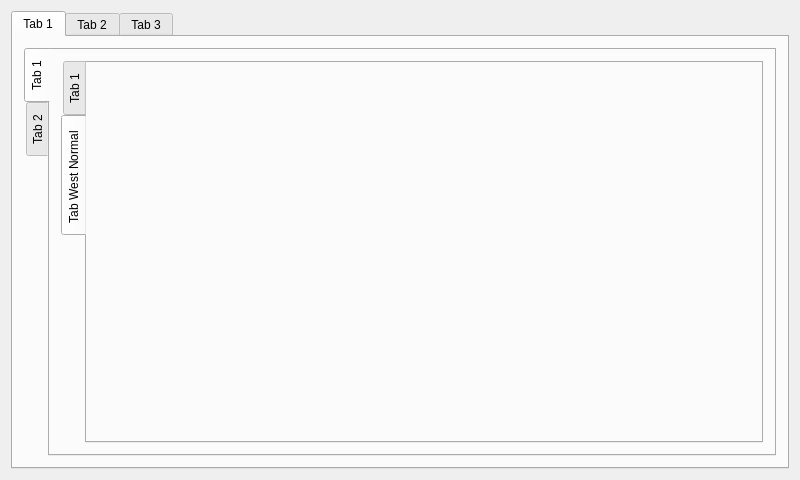
<?xml version="1.0" encoding="UTF-8"?>
<ui version="4.0">
 <class>MainWindow</class>
 <widget class="QMainWindow" name="MainWindow">
  <property name="geometry">
   <rect>
    <x>0</x>
    <y>0</y>
    <width>800</width>
    <height>480</height>
   </rect>
  </property>
  <property name="windowTitle">
   <string>MainWindow</string>
  </property>
  <widget class="QWidget" name="centralWidget">
   <layout class="QHBoxLayout" name="horizontalLayout">
    <item>
     <widget class="QTabWidget" name="tabWidget">
      <property name="currentIndex">
       <number>0</number>
      </property>
      <widget class="QWidget" name="tab">
       <attribute name="title">
        <string>Tab 1</string>
       </attribute>
       <layout class="QHBoxLayout" name="horizontalLayout_2">
        <item>
         <widget class="QQtTabWidget" name="tabWidget_2">
          <property name="tabPosition">
           <enum>QTabWidget::West</enum>
          </property>
          <property name="currentIndex">
           <number>0</number>
          </property>
          <widget class="QWidget" name="tab_3">
           <attribute name="title">
            <string>Tab 1</string>
           </attribute>
           <layout class="QHBoxLayout" name="horizontalLayout_4">
            <item>
             <widget class="QTabWidget" name="tabWidget_3">
              <property name="tabPosition">
               <enum>QTabWidget::West</enum>
              </property>
              <property name="currentIndex">
               <number>1</number>
              </property>
              <widget class="QWidget" name="tab_12">
               <attribute name="title">
                <string>Tab 1</string>
               </attribute>
              </widget>
              <widget class="QWidget" name="tab_13">
               <attribute name="title">
                <string>Tab West Normal </string>
               </attribute>
              </widget>
             </widget>
            </item>
           </layout>
          </widget>
          <widget class="QWidget" name="tab_4">
           <attribute name="title">
            <string>Tab 2</string>
           </attribute>
          </widget>
         </widget>
        </item>
       </layout>
      </widget>
      <widget class="QWidget" name="tab_2">
       <attribute name="title">
        <string>Tab 2</string>
       </attribute>
       <widget class="QQtSlideTabBar" name="w77" native="true">
        <property name="geometry">
         <rect>
          <x>30</x>
          <y>30</y>
          <width>471</width>
          <height>31</height>
         </rect>
        </property>
       </widget>
       <widget class="QQtSlideTabWidget" name="tb0">
        <property name="geometry">
         <rect>
          <x>20</x>
          <y>110</y>
          <width>311</width>
          <height>241</height>
         </rect>
        </property>
        <property name="tabPosition">
         <enum>QTabWidget::West</enum>
        </property>
        <property name="currentIndex">
         <number>0</number>
        </property>
        <widget class="QWidget" name="tab_7">
         <attribute name="title">
          <string>Tab 1</string>
         </attribute>
        </widget>
        <widget class="QWidget" name="tab_8">
         <attribute name="title">
          <string>Tab 2</string>
         </attribute>
        </widget>
       </widget>
       <widget class="QTabWidget" name="tb1">
        <property name="geometry">
         <rect>
          <x>360</x>
          <y>110</y>
          <width>391</width>
          <height>241</height>
         </rect>
        </property>
        <widget class="QWidget" name="tab_9">
         <attribute name="title">
          <string>Tab 1</string>
         </attribute>
        </widget>
        <widget class="QWidget" name="tab_10">
         <attribute name="title">
          <string>Tab 2</string>
         </attribute>
        </widget>
       </widget>
      </widget>
      <widget class="QWidget" name="tab_5">
       <attribute name="title">
        <string>Tab 3</string>
       </attribute>
       <layout class="QHBoxLayout" name="horizontalLayout_3">
        <item>
         <widget class="QQtPictureTabWidget" name="tw0">
          <property name="tabPosition">
           <enum>QTabWidget::West</enum>
          </property>
          <widget class="QWidget" name="tab_6">
           <attribute name="title">
            <string>Tab 1</string>
           </attribute>
           <layout class="QHBoxLayout" name="horizontalLayout_5">
            <item>
             <widget class="QQtPictureTabWidget" name="tw1">
              <widget class="QWidget" name="tab_14">
               <attribute name="title">
                <string>Tab 1</string>
               </attribute>
              </widget>
              <widget class="QWidget" name="tab_15">
               <attribute name="title">
                <string>Tab 2</string>
               </attribute>
              </widget>
             </widget>
            </item>
           </layout>
          </widget>
          <widget class="QWidget" name="tab_11">
           <attribute name="title">
            <string>Tab 2</string>
           </attribute>
          </widget>
         </widget>
        </item>
       </layout>
      </widget>
     </widget>
    </item>
   </layout>
  </widget>
 </widget>
 <layoutdefault spacing="6" margin="11"/>
 <customwidgets>
  <customwidget>
   <class>QQtTabWidget</class>
   <extends>QTabWidget</extends>
   <header location="global">qqttabwidget.h</header>
   <container>1</container>
  </customwidget>
  <customwidget>
   <class>QQtSlideTabBar</class>
   <extends>QWidget</extends>
   <header>qqtslidetabbar.h</header>
   <container>1</container>
  </customwidget>
  <customwidget>
   <class>QQtSlideTabWidget</class>
   <extends>QTabWidget</extends>
   <header location="global">qqtslidetabwidget.h</header>
   <container>1</container>
  </customwidget>
  <customwidget>
   <class>QQtPictureTabWidget</class>
   <extends>QTabWidget</extends>
   <header location="global">qqtpicturetabwidget.h</header>
   <container>1</container>
  </customwidget>
 </customwidgets>
 <resources/>
 <connections/>
</ui>
